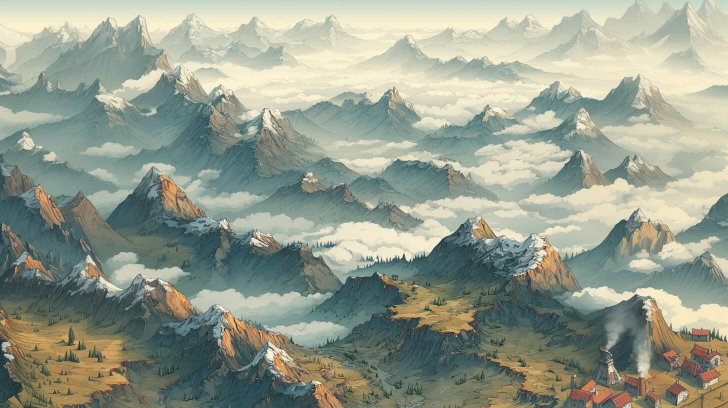
#> input picture app/javascript/dashboard/assets/images/auth/signup-bg.jpg, 1456 x 816 px (shown at 1/2 size)
$ python -i qa_v43.py   (imports and definitions only)   (older library calls are emulated)
#> lines starting #> are read from the running program, lines starting #| are printed output that depends on the picture
from __future__ import annotations

import math
from pathlib import Path

import cv2
import numpy as np

QA_VERSION = "video-qa-v4.3.0"


def _ahash(frame):
    gray = cv2.cvtColor(frame, cv2.COLOR_BGR2GRAY)
    small = cv2.resize(gray, (8, 8), interpolation=cv2.INTER_AREA)
    mean = float(small.mean())
    return (small >= mean).flatten().astype(np.uint8)


def _hamming(a, b):
    return int(np.count_nonzero(a != b))


def visual_checks(path, sample_count=30):
#> called with sample_count = 30
    cap = cv2.VideoCapture(str(path))
    if not cap.isOpened():
        return {"available": False, "pass": False, "reason": "open_failed"}
    frames = int(cap.get(cv2.CAP_PROP_FRAME_COUNT) or 0)
    fps = float(cap.get(cv2.CAP_PROP_FPS) or 30.0)
    if frames <= 0:
        cap.release()
        return {"available": False, "pass": False, "reason": "no_frames"}
    idxs = np.linspace(0, max(0, frames-1), min(sample_count, frames)).astype(int)
    hashes = []
    brightness = []
    sharpness = []
    for idx in idxs:
        cap.set(cv2.CAP_PROP_POS_FRAMES, int(idx))
        ok, frame = cap.read()
        if not ok:
            continue
        gray = cv2.cvtColor(frame, cv2.COLOR_BGR2GRAY)
        brightness.append(float(gray.mean()) / 255.0)
        sharpness.append(float(cv2.Laplacian(gray, cv2.CV_64F).var()))
        hashes.append(_ahash(frame))
#> this loop made 1 pass
#> mean in _ahash on pass 1: 152.8
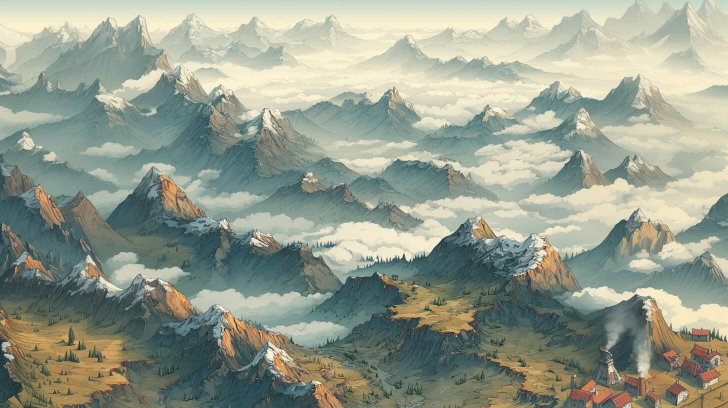
#> input picture app/javascript/dashboard/assets/images/auth/signup-bg.jpg, 1456 x 816 px (shown at 1/2 size)
#> pass 1, in visual_checks, `gray = cv2.cvtColor(frame, cv2.COLOR_BGR2GRAY)`:
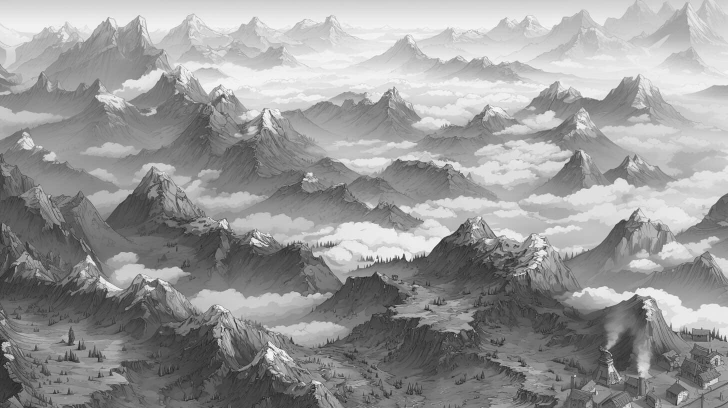
#> gray: shape (816, 1456) (shown at 1/2 size); min 14, max 254, mean 152.8
#> frame is the input picture: shape (816, 1456, 3); mean B, G, R 141.5, 156.9, 149.2
#> after the loop, brightness = [0.599]; hashes = 1 item; sharpness = [543.8]
    cap.release()
    if len(hashes) < 4:
        return {"available": False, "pass": False, "reason": "insufficient_samples"}
    distances = [_hamming(hashes[i-1], hashes[i]) for i in range(1, len(hashes))]
    frozen_pairs = sum(1 for d in distances if d <= 1)
    very_similar_pairs = sum(1 for d in distances if d <= 4)
    frozen_ratio = frozen_pairs / max(1, len(distances))
    similar_ratio = very_similar_pairs / max(1, len(distances))
    dark_ratio = sum(1 for x in brightness if x < 0.08) / max(1, len(brightness))
    blown_ratio = sum(1 for x in brightness if x > 0.94) / max(1, len(brightness))
    median_sharp = float(np.median(sharpness)) if sharpness else 0.0
    checks = {
        "not_frozen": frozen_ratio <= 0.34,
        "visual_variation": similar_ratio <= 0.72,
        "not_too_dark": dark_ratio <= 0.22,
        "not_blown_out": blown_ratio <= 0.22,
        "minimum_sharpness": median_sharp >= 12.0,
    }
    return {
        "available": True,
        "pass": all(checks.values()),
        "checks": checks,
        "sample_count": len(hashes),
        "frozen_ratio": round(frozen_ratio, 4),
        "similar_ratio": round(similar_ratio, 4),
        "brightness_median": round(float(np.median(brightness)), 4),
        "sharpness_median": round(median_sharp, 2),
        "dark_ratio": round(dark_ratio, 4),
        "blown_ratio": round(blown_ratio, 4),
    }


def combine(base_report, path):
    visual = visual_checks(path)
    checks = dict(base_report.get("checks") or {})
    if visual.get("available"):
        checks.update({f"creative_{k}": v for k, v in (visual.get("checks") or {}).items()})
    passed = bool(base_report.get("pass")) and bool(visual.get("pass"))
    return {
        **base_report,
        "checks": checks,
        "pass": passed,
        "qa_version": QA_VERSION,
        "creative_visual_qa": visual,
    }

>>> result = visual_checks('../../app/javascript/dashboard/assets/images/auth/signup-bg.jpg')
